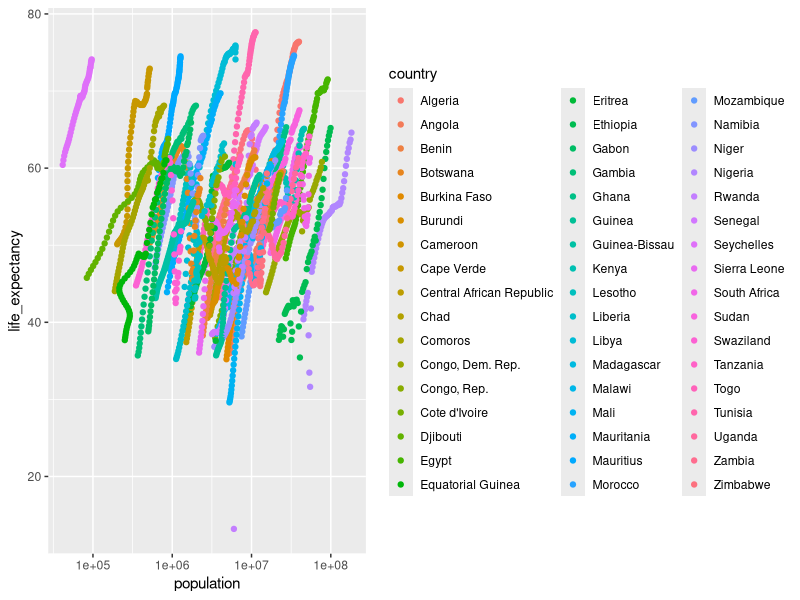
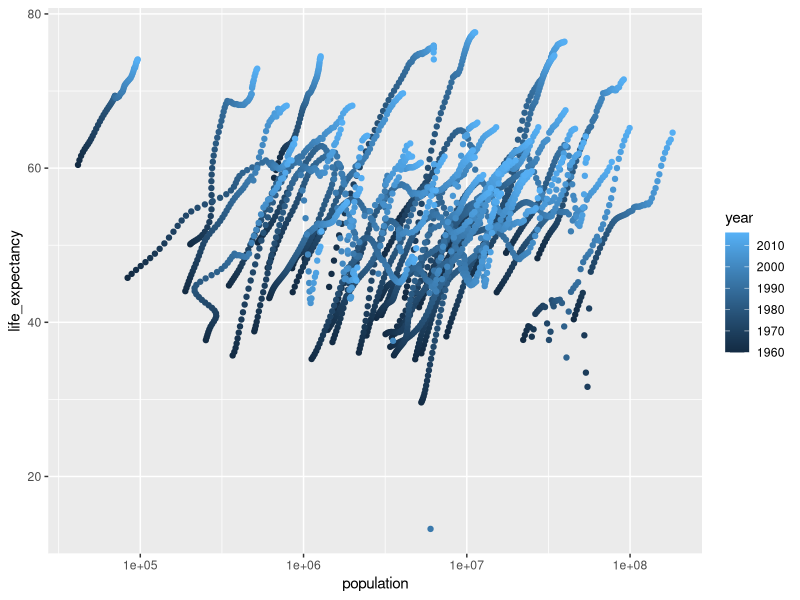
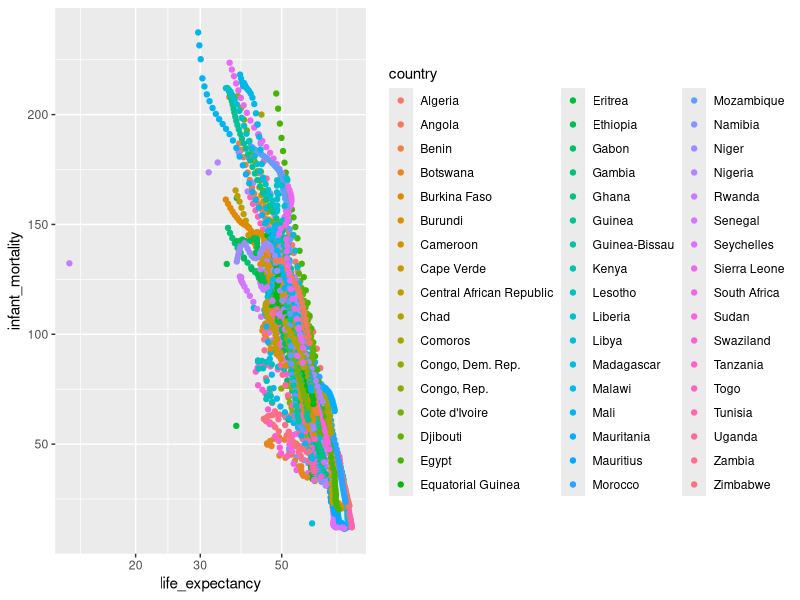
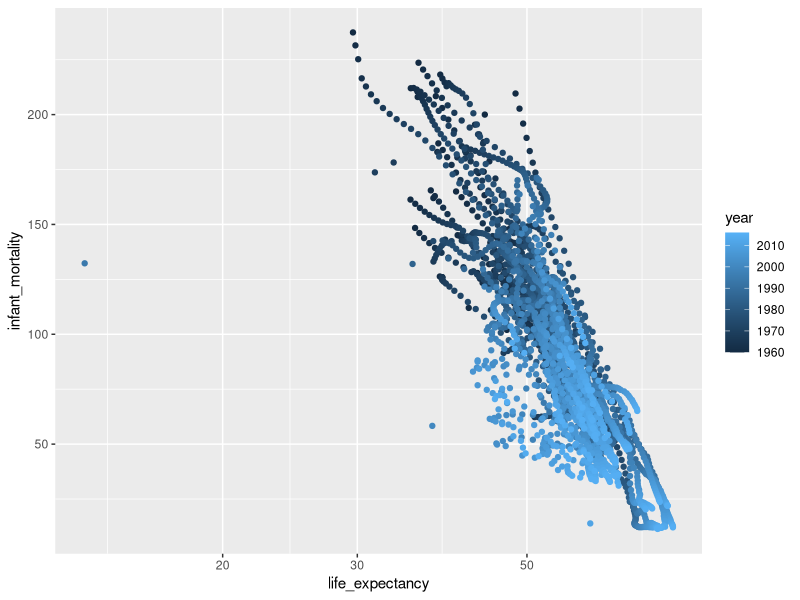
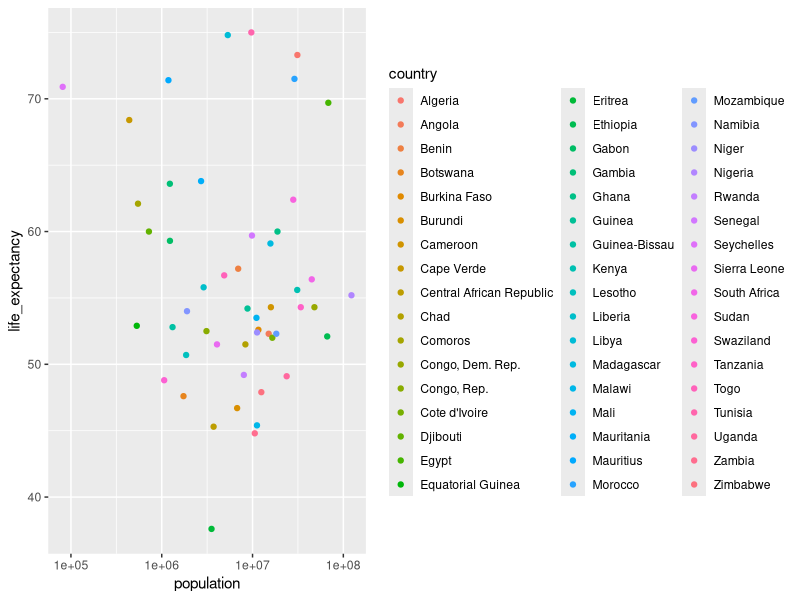
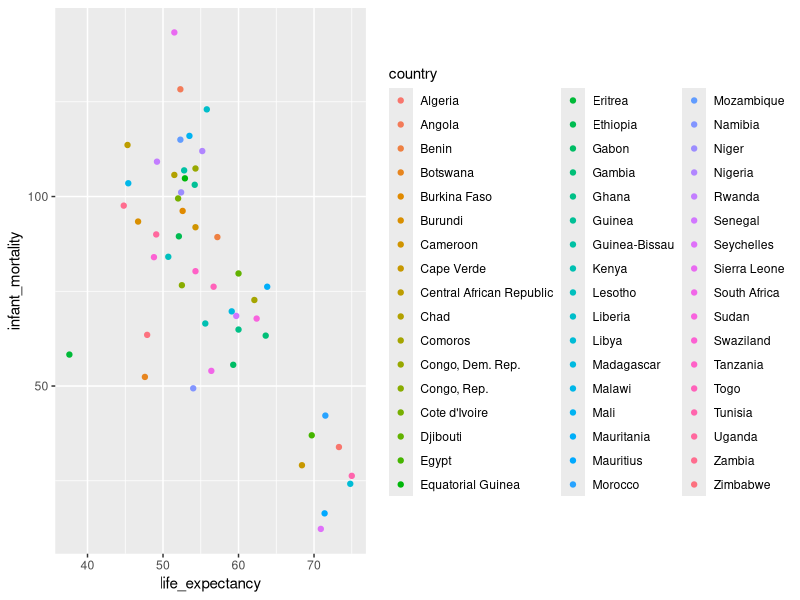
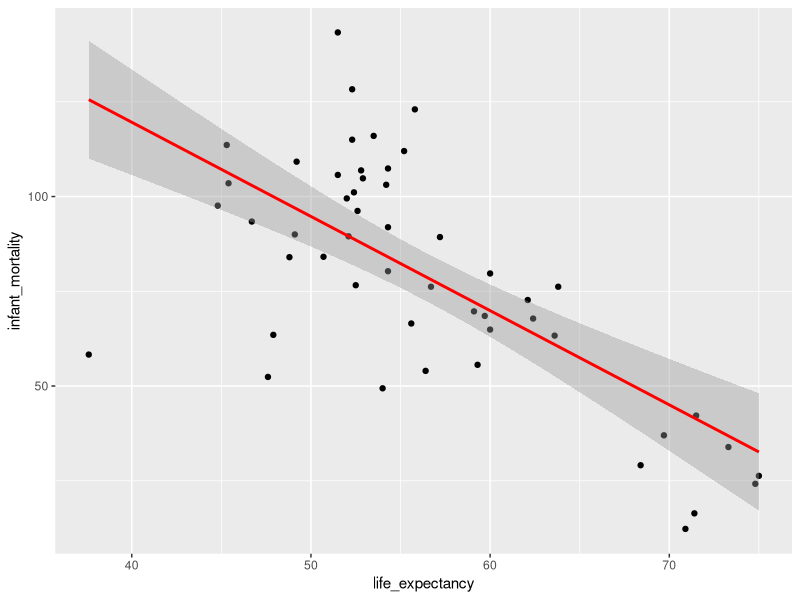
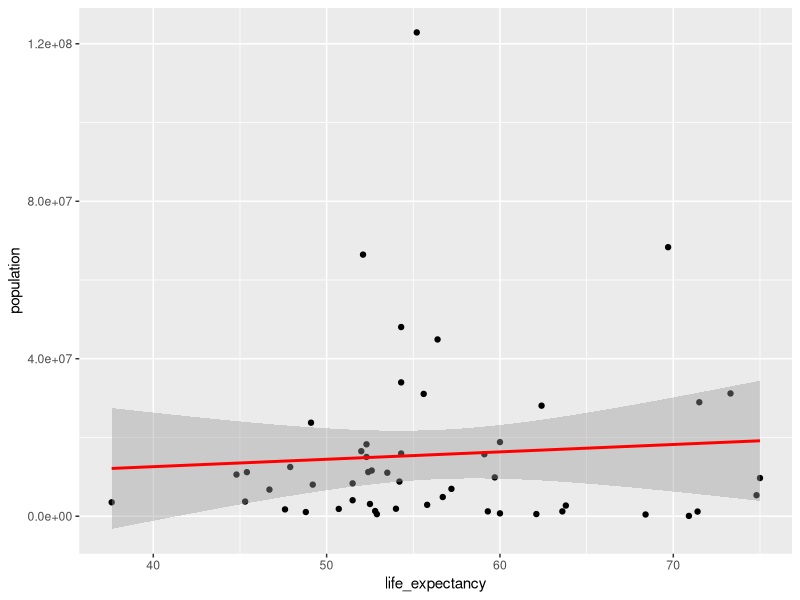

Source code (R) for these figures, in order:
## ---- chunk 1
#If needed install package that has our data (dslabs) abd the package that will help us clean the data (tidyverse)
#install.packages(dslabs)
#install.packages(tidyverse)
library(tidyverse)
library(dslabs)

#look at help file for gapminder data
#?gapminder
#get an overview of data structure
str(gapminder)
#get a summary of data
summary(gapminder)
#determine the type of object gapminder is
class(gapminder)

#make a tibble data frame
Data <- gapminder  
as.tibble(Data)
## ---- chunk 2
africadata <- Data %>%
filter(continent == "Africa")
## ---- chunk 3
deadbabies <- africadata %>%
select(infant_mortality, life_expectancy)

str(deadbabies)
summary(deadbabies)

popafrica <- africadata %>%
select(population, life_expectancy)

str(popafrica)
summary(popafrica)

## ---- chunk 4
#Pop on x-axis
plot1c <- ggplot(data = africadata) + 
  geom_point(mapping = aes(x = population, y =     life_expectancy, color=country)) +
scale_x_continuous(trans = 'log10') 

plot1y <- ggplot(data = africadata) + 
  geom_point(mapping = aes(x = population, y =     life_expectancy, color=year)) +
scale_x_continuous(trans = 'log10') 

plot1c
plot1y
## ---- chunk 5
plot2y <- ggplot(data = africadata) + 
  geom_point(mapping = aes(x = life_expectancy, y =  infant_mortality, color=year)) +
scale_x_continuous(trans = 'log10') 

plot2c <- ggplot(data = africadata) + 
  geom_point(mapping = aes(x = life_expectancy, y =  infant_mortality, color=country)) +
scale_x_continuous(trans = 'log10') 

plot2c
plot2y
## ---- chunk 6
africadata %>%
  summarise(count = sum(is.na(infant_mortality)))

africadata %>%
  summarise(count = sum(is.na(life_expectancy))) 

africadata %>%
  summarise(count = sum(is.na(population))) 
## ---- chunk 7
africa2000data <- africadata %>%
  filter(year == '2000')
## ---- chunk 8
plot3c <- ggplot(data = africa2000data) + 
  geom_point(mapping = aes(x = population, y = life_expectancy, color=country)) +
scale_x_continuous(trans = 'log10') 

plot3c
## ---- chunk 9
plot4c <- ggplot(data = africa2000data) + 
  geom_point(mapping = aes(x = life_expectancy, y = infant_mortality, color=country))

plot4c
## ---- chunk 10
fit1 <- lm(infant_mortality ~ life_expectancy, africa2000data)
fit2 <- lm(population ~ life_expectancy, africa2000data)

summary(fit1)
summary(fit2)
## ---- chunk 11
ggplot(africa2000data, aes(x = life_expectancy, y = infant_mortality)) + geom_point() +
  stat_smooth(method = "lm", col = "red")
## ---- chunk 12
ggplot(africa2000data, aes(x = life_expectancy, y = population)) + geom_point() +
  stat_smooth(method = "lm", col = "red")
